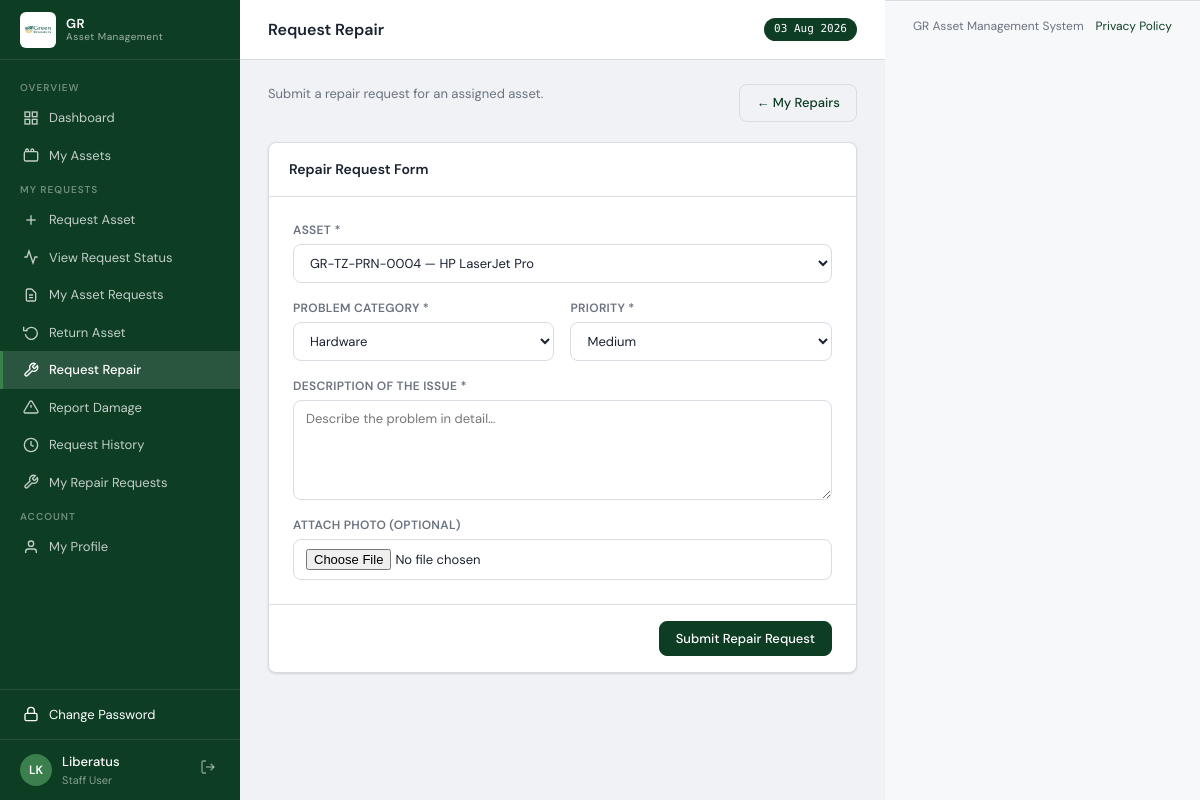
Page /requests/repair-requests/new (signed in) on the committed database.
### models.py (models this page shows, shortened)
class User(UserMixin, db.Model):
    __tablename__ = 'users'
    id            = db.Column(db.Integer, primary_key=True)
    username      = db.Column(db.String(80),  unique=True, nullable=False)
    password_hash = db.Column(db.String(256), nullable=False)
    name          = db.Column(db.String(150), nullable=False)
    email         = db.Column(db.String(150))
    department    = db.Column(db.String(100))
    project_id    = db.Column(db.Integer, db.ForeignKey('projects.id'))
    role          = db.Column(db.String(20),  nullable=False, default='user')
    status        = db.Column(db.String(20),  nullable=False, default='active')
    force_password_change = db.Column(db.Boolean, nullable=False, default=False)
    created_at    = db.Column(db.DateTime,    default=datetime.utcnow)
    assigned_assets = db.relationship('Asset', foreign_keys='Asset.assigned_to_id',
                                      backref='assigned_user', lazy='dynamic')
    project         = db.relationship('Project', backref='users')
    return_records  = db.relationship('ReturnRecord', backref='user',
                                      foreign_keys='ReturnRecord.user_id', lazy='dynamic')
    @property
    def initials(self):
        p = self.name.split()
        return ''.join(x[0] for x in p[:2]).upper()
    session_token = db.Column(db.String(128), nullable=True)
    last_login_at = db.Column(db.DateTime)
    last_login_ip = db.Column(db.String(100))
    @property
    def role_label(self):
        from models import Role
        role = Role.query.filter_by(name=self.role).first()
        if role:
            return role.label
        return {'admin':'Administrator','finance':'Finance Officer','user':'Staff User'}.get(self.role, self.role)

class Role(db.Model):
    __tablename__ = 'roles'
    id          = db.Column(db.Integer, primary_key=True)
    name        = db.Column(db.String(50), unique=True, nullable=False)
    label       = db.Column(db.String(100), nullable=False)
    description = db.Column(db.Text)
    created_at  = db.Column(db.DateTime, default=datetime.utcnow)

### routes/requests.py (the view, shortened to what this page needs)
@requests_bp.route('/repair-requests/new', methods=['GET', 'POST'])
@login_required
def new_repair_request():
    assets = Asset.query.filter_by(
        assigned_to_id=current_user.id, status='active'
    ).order_by(Asset.name).all()
    if not assets:
        flash('You have no assigned assets to request repair for.', 'warning')
        return redirect(url_for('main.dashboard'))
    return render_template('requests/new_repair_request.html',
                           assets=assets, categories=REPAIR_CATEGORIES, priorities=PRIORITIES)

### models.py (called while the page is built)
@login_manager.user_loader
def load_user(uid):
    return User.query.get(int(uid))

### routes/auth.py (called while the page is built, shortened)
@auth_bp.before_app_request
def _protect_session_token():
    if current_user.is_authenticated:
        token = session.get('session_token')
        if token:
            if current_user.session_token and token != current_user.session_token:
                logout_user()
                session.pop('session_token', None)

### templates/requests/new_repair_request.html (shortened to what this page needs)
{% extends 'base.html' %}
{% block page_title %}Request Repair{% endblock %}
{% block content %}
<div class="page-title">
  <div class="page-title-text"><p>Submit a repair request for an assigned asset.</p></div>
  <a href="{{ url_for('requests.repair_requests') }}" class="btn btn-outline">← My Repairs</a>
</div>
<form method="POST" enctype="multipart/form-data" style="max-width:700px">
  <div class="card">
    <div class="card-header"><h2>Repair Request Form</h2></div>
    <div style="padding:24px">
      <div class="form-grid form-grid-2">
        <div class="form-group" style="grid-column:1/-1">
          <label>Asset *</label>
          <select name="asset_id" required>
            {% for a in assets %}<option value="{{ a.id }}">{{ a.tag }} — {{ a.name }}</option>{% endfor %}
          </select>
        </div>
        <div class="form-group">
          <label>Problem Category *</label>
          <select name="problem_category" required>
            {% for val, label in categories %}<option value="{{ val }}">{{ label }}</option>{% endfor %}
          </select>
        </div>
        <div class="form-group">
          <label>Priority *</label>
          <select name="priority" required>
            {% for val, label in priorities %}<option value="{{ val }}" {% if val == 'medium' %}selected{% endif %}>{{ label }}</option>{% endfor %}
          </select>
        </div>
        <div class="form-group" style="grid-column:1/-1">
          <label>Description of the Issue *</label>
          <textarea name="description" required placeholder="Describe the problem in detail…" style="min-height:100px"></textarea>
        </div>
        <div class="form-group" style="grid-column:1/-1">
          <label>Attach Photo (optional)</label>
          <input type="file" name="photo" accept="image/*">
        </div>
      </div>
    </div>
    <div style="padding:16px 24px;border-top:1px solid var(--border);display:flex;justify-content:flex-end;gap:10px">
      <button type="submit" class="btn btn-primary">Submit Repair Request</button>
    </div>
  </div>
</form>
{% endblock %}

### templates/base.html (shortened to what this page needs)
<!DOCTYPE html>
<html lang="en" data-app-build="2026-07-08-staff-portal">
<head>
</head>
<body>
<div id="app">
  <div id="sidebar">
    <div class="sidebar-logo">
      <img src="{{ url_for('static', filename='img/GR.jpg') }}"
           alt="GR Logo"
           style="width:36px;height:36px;object-fit:contain;border-radius:6px;flex-shrink:0;background:#fff;padding:2px;">
      <div class="logo-text">GR<div class="logo-sub">Asset Management</div></div>
    </div>
    <nav class="sidebar-nav">
      <div class="nav-section">Overview</div>
      <a href="{{ url_for('main.dashboard') }}" class="nav-item {% if request.endpoint == 'main.dashboard' %}active{% endif %}">
        <svg viewBox="0 0 24 24" fill="none" stroke="currentColor" stroke-width="2"><rect x="3" y="3" width="7" height="7"/><rect x="14" y="3" width="7" height="7"/><rect x="14" y="14" width="7" height="7"/><rect x="3" y="14" width="7" height="7"/></svg>
        Dashboard
      </a>
      <a href="{{ url_for('assets.index') }}" class="nav-item {% if request.endpoint in ('assets.index', 'assets.detail') %}active{% endif %}">
        <svg viewBox="0 0 24 24" fill="none" stroke="currentColor" stroke-width="2"><rect x="2" y="7" width="20" height="14" rx="2"/><path d="M16 7V5a2 2 0 0 0-4 0v2"/><path d="M8 7V5a2 2 0 0 0-4 0v2"/></svg>
        {% if is_staff_portal %}My Assets{% else %}All Assets{% endif %}
      </a>
      {% if is_staff_portal %}
      <div class="nav-section">My Requests</div>
      <a href="{{ url_for('requests.new_asset_request') }}" class="nav-item {% if request.endpoint == 'requests.new_asset_request' %}active{% endif %}">
        <svg viewBox="0 0 24 24" fill="none" stroke="currentColor" stroke-width="2"><line x1="12" y1="5" x2="12" y2="19"/><line x1="5" y1="12" x2="19" y2="12"/></svg>
        Request Asset
      </a>
      <a href="{{ url_for('requests.request_status') }}" class="nav-item {% if request.endpoint == 'requests.request_status' %}active{% endif %}">
        <svg viewBox="0 0 24 24" fill="none" stroke="currentColor" stroke-width="2"><polyline points="22 12 18 12 15 21 9 3 6 12 2 12"/></svg>
        View Request Status
      </a>
      <a href="{{ url_for('requests.asset_requests') }}" class="nav-item {% if request.endpoint == 'requests.asset_requests' and not request.args.get('review') %}active{% endif %}">
        <svg viewBox="0 0 24 24" fill="none" stroke="currentColor" stroke-width="2"><path d="M9 12h6m-6 4h6m2 5H7a2 2 0 0 1-2-2V5a2 2 0 0 1 2-2h5.586a1 1 0 0 1 .707.293l5.414 5.414a1 1 0 0 1 .293.707V19a2 2 0 0 1-2 2z"/></svg>
        My Asset Requests
      </a>
      <a href="{{ url_for('requests.return_asset_picker') }}" class="nav-item {% if request.endpoint in ('requests.return_asset_picker', 'requests.new_return_request') %}active{% endif %}">
        <svg viewBox="0 0 24 24" fill="none" stroke="currentColor" stroke-width="2"><polyline points="1 4 1 10 7 10"/><path d="M3.51 15a9 9 0 1 0 .49-4"/></svg>
        Return Asset
      </a>
      <a href="{{ url_for('requests.new_repair_request') }}" class="nav-item {% if request.endpoint == 'requests.new_repair_request' %}active{% endif %}">
        <svg viewBox="0 0 24 24" fill="none" stroke="currentColor" stroke-width="2"><path d="M14.7 6.3a1 1 0 0 0 0 1.4l1.6 1.6a1 1 0 0 0 1.4 0l3.77-3.77a6 6 0 0 1-7.94 7.94l-6.91 6.91a2.12 2.12 0 0 1-3-3l6.91-6.91a6 6 0 0 1 7.94-7.94l-3.76 3.76z"/></svg>
        Request Repair
      </a>
      <a href="{{ url_for('requests.new_damage_report') }}" class="nav-item {% if request.endpoint == 'requests.new_damage_report' %}active{% endif %}">
        <svg viewBox="0 0 24 24" fill="none" stroke="currentColor" stroke-width="2"><path d="M10.29 3.86L1.82 18a2 2 0 0 0 1.71 3h16.94a2 2 0 0 0 1.71-3L13.71 3.86a2 2 0 0 0-3.42 0z"/><line x1="12" y1="9" x2="12" y2="13"/><line x1="12" y1="17" x2="12.01" y2="17"/></svg>
        Report Damage
      </a>
      <a href="{{ url_for('requests.request_history') }}" class="nav-item {% if request.endpoint == 'requests.request_history' %}active{% endif %}">
        <svg viewBox="0 0 24 24" fill="none" stroke="currentColor" stroke-width="2"><circle cx="12" cy="12" r="10"/><polyline points="12 6 12 12 16 14"/></svg>
        Request History
      </a>
      <a href="{{ url_for('requests.repair_requests') }}" class="nav-item {% if request.endpoint == 'requests.repair_requests' and not request.args.get('review') %}active{% endif %}">
        <svg viewBox="0 0 24 24" fill="none" stroke="currentColor" stroke-width="2"><path d="M14.7 6.3a1 1 0 0 0 0 1.4l1.6 1.6a1 1 0 0 0 1.4 0l3.77-3.77a6 6 0 0 1-7.94 7.94l-6.91 6.91a2.12 2.12 0 0 1-3-3l6.91-6.91a6 6 0 0 1 7.94-7.94l-3.76 3.76z"/></svg>
        My Repair Requests
      </a>
      {% endif %}
      {% if is_staff_portal %}
      <div class="nav-section">Account</div>
      <a href="{{ url_for('main.profile') }}" class="nav-item {% if request.endpoint == 'main.profile' %}active{% endif %}">
        <svg viewBox="0 0 24 24" fill="none" stroke="currentColor" stroke-width="2"><path d="M20 21v-2a4 4 0 0 0-4-4H8a4 4 0 0 0-4 4v2"/><circle cx="12" cy="7" r="4"/></svg>
        My Profile
      </a>
      {% endif %}
    </nav>
    <div style="border-top:1px solid rgba(255,255,255,.1);padding:6px 0">
      <a href="{{ url_for('main.change_password') }}"
         class="nav-item {% if request.endpoint == 'main.change_password' %}active{% endif %}" style="opacity:1">
        <svg viewBox="0 0 24 24" fill="none" stroke="currentColor" stroke-width="2"><rect x="3" y="11" width="18" height="11" rx="2"/><path d="M7 11V7a5 5 0 0 1 10 0v4"/></svg>
        Change Password
      </a>
    </div>
    <div class="sidebar-user">
      <div class="user-avatar">{{ current_user.initials }}</div>
      <div class="user-info">
        <div class="uname">{{ current_user.name.split()[0] }}</div>
        <div class="urole">{{ current_user.role_label }}</div>
      </div>
      <a href="{{ url_for('auth.logout') }}" class="btn-logout" title="Sign out">
        <svg viewBox="0 0 24 24" fill="none" stroke="currentColor" stroke-width="2" width="16" height="16"><path d="M9 21H5a2 2 0 0 1-2-2V5a2 2 0 0 1 2-2h4"/><polyline points="16 17 21 12 16 7"/><line x1="21" y1="12" x2="9" y2="12"/></svg>
      </a>
    </div>
  </div>
  <div id="main">
    <div id="topbar">
      <h1>{% block page_title %}Dashboard{% endblock %}</h1>
      <span class="topbar-badge">{{ now.strftime('%d %b %Y') }}</span>
    </div>
    <div id="content">
      {% block content %}{% endblock %}
    </div>
  </div>
  <footer style="padding:16px 28px; background:var(--surface2); border-top:1px solid var(--border); font-size:12px; color:var(--text-muted);">
    <div style="display:flex;flex-wrap:wrap;gap:12px;justify-content:space-between; align-items:center;">
      <span>GR Asset Management System</span>
      <a href="{{ privacy_policy_url }}" style="color:var(--primary);text-decoration:none;">Privacy Policy</a>
    </div>
  </footer>
</div>
</body>
</html>

### templates/base.html (style rules this page uses)
:root { --primary:#0d3d23;--primary-light:#196b36;--accent:#3b7f4d;--accent-light:#7ecc8c;--success:#1a7a4a;--danger:#b83232;--warning:#c87a00;--bg:#f0f2f5;--surface:#fff;--surface2:#f7f8fa;--border:#d8dce3;--text:#1a2230;--text-muted:#6b7280;--sidebar-w:240px;--header-h:60px;--radius:8px;--shadow:0 1px 3px rgba(0,0,0,.08),0 1px 2px rgba(0,0,0,.06);--shadow-md:0 4px 16px rgba(0,0,0,.12) }
* { box-sizing:border-box;margin:0;padding:0 }
body { font-family:'DM Sans',sans-serif;background:var(--bg);color:var(--text);font-size:14px;line-height:1.5;min-height:100vh }
a { color:inherit;text-decoration:none }
#app { display:flex;min-height:100vh }
#sidebar { width:var(--sidebar-w);background:var(--primary);color:#fff;position:fixed;top:0;left:0;bottom:0;display:flex;flex-direction:column;z-index:100;overflow-y:auto }
.sidebar-logo { padding:0 20px;height:var(--header-h);display:flex;align-items:center;gap:10px;border-bottom:1px solid rgba(255,255,255,.1);flex-shrink:0 }
.logo-text { font-size:13px;font-weight:600;letter-spacing:.5px;line-height:1.2 }
.logo-sub { font-size:10px;opacity:.6;font-weight:400 }
.sidebar-nav { padding:12px 0;flex:1 }
.nav-section { padding:8px 20px 4px;font-size:10px;text-transform:uppercase;letter-spacing:1px;opacity:.4;font-weight:600 }
.nav-item { display:flex;align-items:center;gap:10px;padding:9px 20px;transition:background .15s;font-size:13px;opacity:.75;border-left:3px solid transparent }
.nav-item.active { background:rgba(255,255,255,.12);opacity:1;border-left-color:var(--accent);font-weight:500 }
.nav-item svg { width:16px;height:16px;flex-shrink:0 }
.sidebar-user { padding:12px 20px;border-top:1px solid rgba(255,255,255,.1);display:flex;align-items:center;gap:10px;flex-shrink:0 }
.user-avatar { width:32px;height:32px;border-radius:50%;background:var(--accent);display:flex;align-items:center;justify-content:center;font-size:12px;font-weight:600;color:#fff;flex-shrink:0 }
.user-info .uname { font-size:13px;font-weight:500 }
.user-info .urole { font-size:11px;opacity:.5 }
.btn-logout { margin-left:auto;background:none;border:none;color:rgba(255,255,255,.5);cursor:pointer;padding:4px;border-radius:4px;transition:color .15s }
#main { margin-left:var(--sidebar-w);flex:1;display:flex;flex-direction:column }
#topbar { height:var(--header-h);background:var(--surface);border-bottom:1px solid var(--border);display:flex;align-items:center;padding:0 28px;gap:16px;position:sticky;top:0;z-index:50 }
#topbar h1 { font-size:16px;font-weight:600;flex:1 }
.topbar-badge { background:var(--primary);color:#fff;font-size:11px;padding:3px 10px;border-radius:20px;font-weight:500;font-family:'DM Mono',monospace }
#content { padding:24px 28px;flex:1 }
.btn { display:inline-flex;align-items:center;gap:6px;padding:8px 16px;border-radius:var(--radius);font-size:13px;font-weight:500;font-family:inherit;cursor:pointer;border:1px solid transparent;transition:all .15s;white-space:nowrap }
.btn-primary { background:var(--primary);color:#fff;border-color:var(--primary) }
.btn-outline { background:transparent;color:var(--primary);border-color:var(--border) }
.card { background:var(--surface);border:1px solid var(--border);border-radius:var(--radius);box-shadow:var(--shadow);margin-bottom:20px }
.card-header { padding:16px 20px;border-bottom:1px solid var(--border);display:flex;align-items:center;gap:12px }
.card-header h2 { font-size:14px;font-weight:600;flex:1 }
.form-grid { display:grid;gap:16px }
.form-grid-2 { grid-template-columns:1fr 1fr }
.form-group { display:flex;flex-direction:column;gap:5px }
.form-group label { font-size:12px;font-weight:600;color:var(--text-muted);text-transform:uppercase;letter-spacing:.3px }
.form-group input,.form-group select,.form-group textarea { padding:9px 12px;border:1px solid var(--border);border-radius:var(--radius);font-family:inherit;font-size:13px;color:var(--text);background:var(--surface);transition:border-color .15s;outline:none }
.form-group textarea { resize:vertical;min-height:80px }
.page-title { margin-bottom:20px;display:flex;align-items:flex-start;gap:12px }
.page-title-text { flex:1 }
.page-title-text p { font-size:13px;color:var(--text-muted);margin:0 }

### rows in the picture
User: initials "LK", name "Liberatus", role_label "Staff User"

### other values in the picture
{{ now.strftime('%d %b %Y') }} "03 Aug 2026"
form field asset_id "GR-TZ-PRN-0004 — HP LaserJet Pro"
form field problem_category "Hardware"
form field priority "Medium"
